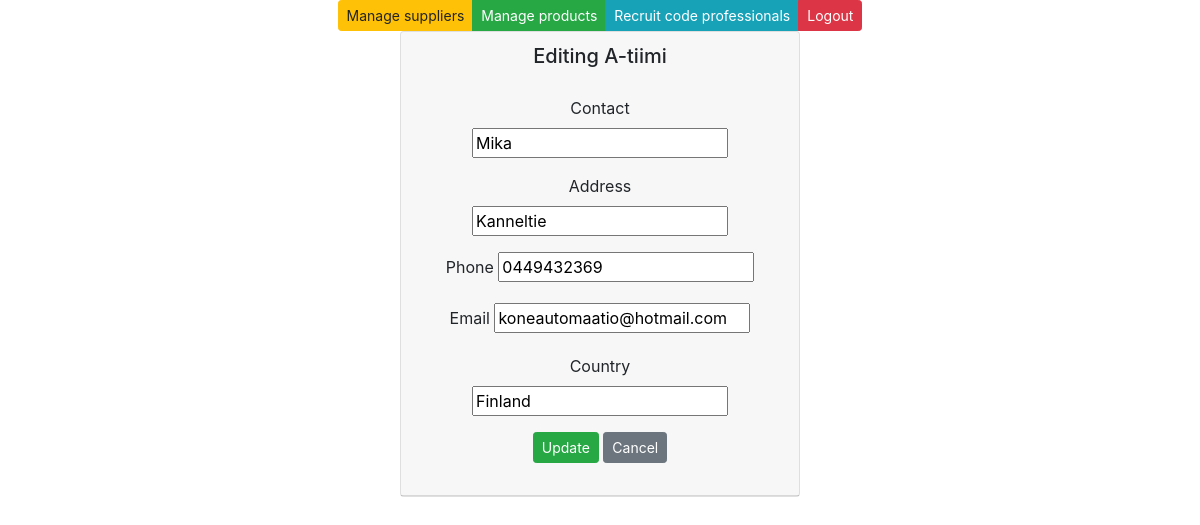
Screenshot of /edit-supplier-get/3/ with the database file from the repository.
### app/models.py (models this page shows)
class Supplier(models.Model):
    companyname = models.CharField(max_length = 50, default="firma")
    contactname = models.CharField(max_length = 50, default="firma")
    address = models.CharField(max_length = 100, default="firma")
    phone = models.CharField(max_length = 20, default="firma")
    email = models.CharField(max_length = 50, default="firma")
    country = models.CharField(max_length = 50, default="firma")
    class Meta:
        ordering = ['companyname']

### app/views.py (the view)
# urls.py: path('edit-supplier-get/<int:id>/', edit_supplier_get),
def edit_supplier_get(request, id):
    supplier = Supplier.objects.filter(id = id)
    context = {'supplier': supplier}
    return render (request,"edit_supplier.html",context)

### app/templates/edit_supplier.html (shortened to what this page needs)
{% extends 'index.html' %}
{% block content %}
{% for s in supplier %}
<div class="card" style="width: 25rem;">
    <div class="card-header">
        <h5>Editing {{s.companyname}}</h5>
        <div class="card-body">
            <form method="post" action="/edit-supplier-post/{{s.id}}/">
                <div class="form-group">
                    <label>Contact</label>
                    <input type="text" name="contactname" value={{s.contactname}}>
                </div>
                <div class="form-group">
                    <label>Address</label>
                    <input type="text" name="address" value={{s.address}}>
                </div>
                <div class="form-group">
                    <label>Phone</label>
                    <input type="text" name="phone" value={{s.phone}}>
                </div>
                <div class="form-group">
                    <label>Email</label>
                    <input type="email" name="email" value={{s.email}}>
                </div>
                <div class="form-group">
                    <label>Country</label>
                    <input type="text" name="country" value={{s.country}}>
                </div>
                <input type="submit" value="Update" class="btn btn-success btn-sm">
                <input type="button" onclick="window.location.href='/suppliers'" id="hide-btn"
                    class="btn btn-secondary btn-sm" value="Cancel">
            </form>
        </div>
    </div>
</div>
{%endfor%}
{% endblock %}

### rows the page displays
Supplier: companyname "A-tiimi", contactname "Mika", address "Kanneltie", phone "0449432369", email "koneautomaatio@hotmail.com", country "Finland"
